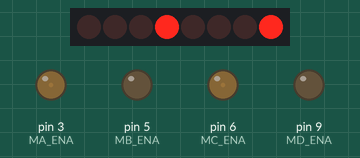
Bench run of a sketch on a simulated Arduino Uno, built with avr-gcc and run on an emulated ATmega328P. Shown: 8 shift-register outputs drawn as a row of LEDs (first output left, lit = HIGH), output pins drawn as LEDs (lit = HIGH). Wiring (inferred from the names in the program): shift register (74HC595): data pin 2; shift clock pin 8; latch pin 12. Wiring (inferred from the signals the program sends): row of LEDs: on Q0, Q1, Q2, Q3, Q4, Q5, Q6, Q7. Pins used as bus, display or sensor lines are not drawn.

Above: at 0.15 s.
At 4.65 s:
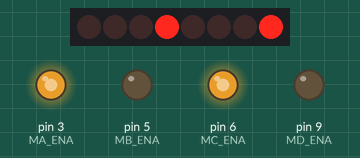
At 9.16 s:
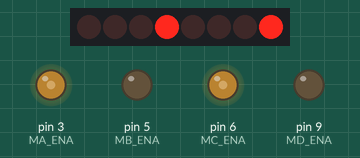
At 18.01 s:
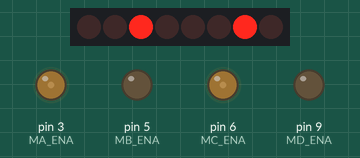
At 26.12 s:
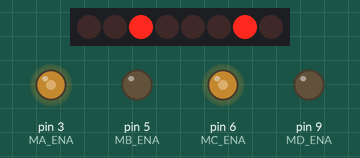
At 34.1 s:
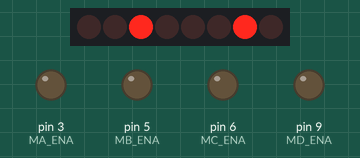
Timing chart, 0 to 40.0 s (numbered marks = the images above):
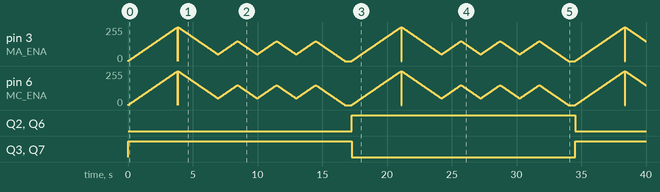

Measured:
- by itself, Q2, Q6: LOW → HIGH at 17.3 s, → LOW 17.3 s later
- by itself, Q3, Q7: LOW → HIGH at 0.00 s, → LOW 17.3 s later, → HIGH 17.3 s later

The sketch:

motorstream.ino
```cpp
// On my UNO, I'm using these
#define MSHCLK 8
#define MSHENA 12
#define MSHDTA 2

#define MA_ENA 3
#define MB_ENA 5
#define MC_ENA 6
#define MD_ENA 9

#define MA_IN1 0x80;
#define MA_IN2 0x40;
#define MB_IN1 0x20;
#define MB_IN2 0x10;
#define MC_IN1 0x08;
#define MC_IN2 0x04;
#define MD_IN1 0x02;
#define MD_IN2 0x01;

#define MA_CLR (MA_IN1 | MA_IN2)
#define MB_CLR (MB_IN1 | MB_IN2)
#define MC_CLR (MC_IN1 | MC_IN2)
#define MD_CLR (MD_IN1 | MD_IN2)

#define MA_FWD MA_IN1
#define MB_FWD MB_IN1
#define MC_FWD MC_IN1
#define MD_FWD MD_IN1

#define MA_REV MA_IN2
#define MB_REV MB_IN2
#define MC_REV MC_IN2
#define MD_REV MD_IN2

int toggle = 0;
char payload = 0x55;

void setup() {
  pinMode(MSHCLK, OUTPUT);
  pinMode(MSHENA, OUTPUT);
  pinMode(MSHDTA, OUTPUT);
  pinMode(MA_ENA, OUTPUT);
  pinMode(MB_ENA, OUTPUT);
  pinMode(MC_ENA, OUTPUT);
  pinMode(MD_ENA, OUTPUT);
}

void loop() {

  // Loop through the four possible motor control things and rev the ENA pin

  for(int m = 1; m < 3; m++)
  {

    payload = 0;
    payload = ((m & 3) << 4) | (m&3);


    for(int i = 0; i <= 8; i++){
      digitalWrite(MSHENA, LOW);
      shiftOut(MSHDTA, MSHCLK, LSBFIRST, payload);
      digitalWrite(MSHENA, HIGH);
    }
    int i;
    for(i = 0; i < 256; i++)
    {
      analogWrite(MA_ENA, i);
      analogWrite(MC_ENA, i);
      delay(15);
    }
    for(; i >= 50; i--)
    {
      analogWrite(MA_ENA, i);
      analogWrite(MC_ENA, i);
      delay(15);
    }
    for(i = 50; i < 150; i++)
    {
      analogWrite(MA_ENA, i);
      analogWrite(MC_ENA, i);
      delay(15);
    }
    for(; i >= 50; i--)
    {
      analogWrite(MA_ENA, i);
      analogWrite(MC_ENA, i);
      delay(15);
    }
    for(i = 50; i < 150; i++)
    {
      analogWrite(MA_ENA, i);
      analogWrite(MC_ENA, i);
      delay(15);
    }
    for(; i >= 50; i--)
    {
      analogWrite(MA_ENA, i);
      analogWrite(MC_ENA, i);
      delay(15);
    }
    for(i = 50; i < 150; i++)
    {
      analogWrite(MA_ENA, i);
      analogWrite(MC_ENA, i);
      delay(15);
    }
    for(; i >= 0; i--)
    {
      analogWrite(MA_ENA, i);
      analogWrite(MC_ENA, i);
      delay(15);
    }

    delay(500);
  }

}
```
